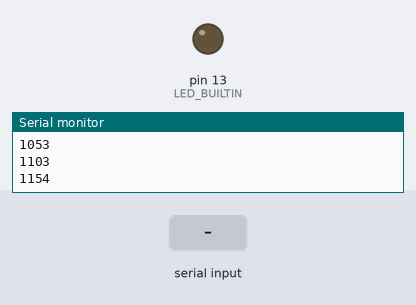
Bench run of a sketch on a simulated Arduino Uno, built with avr-gcc and run on an emulated ATmega328P. On the bench: output pins drawn as LEDs (lit = HIGH), the last lines printed to the serial monitor. Inputs (shaded band) come from the test bench.

Above: at 1.2 s.
1.3 s: "Test Me\n" received over Serial
At 1.7 s:
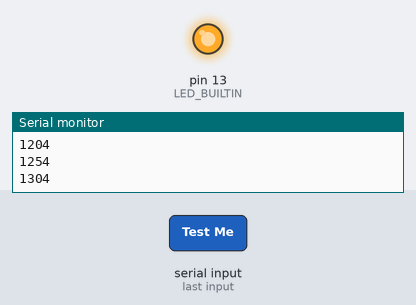
Timing chart, 0 to 4.3 s (numbered marks = the images above; inputs shaded):
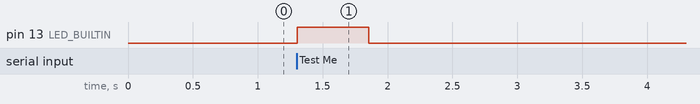

The sketch:

ArduinoThread.ino
```cpp
void setup() {
  Serial.begin(115200);
  pinMode(LED_BUILTIN, OUTPUT);
  Serial.println("test");
}

void loop() {
  PrintMillis();
  CheckSerial();
  delay(50);
}

void PrintMillis (void) {
  Serial.println(millis());
}

void CheckSerial() {
  if (Serial.available() > 0) {
    String holder = Serial.readStringUntil('\n');
    holder.trim();
    if (holder == "Test Me") {
      digitalWrite(LED_BUILTIN, HIGH);
      delay(500);
    }
  } else {
    digitalWrite(LED_BUILTIN, LOW);
  }
}
```

Measured:
- after the input at 1.3 s, pin 13 (LED_BUILTIN): LOW → HIGH at once, → LOW 0.55 s later
